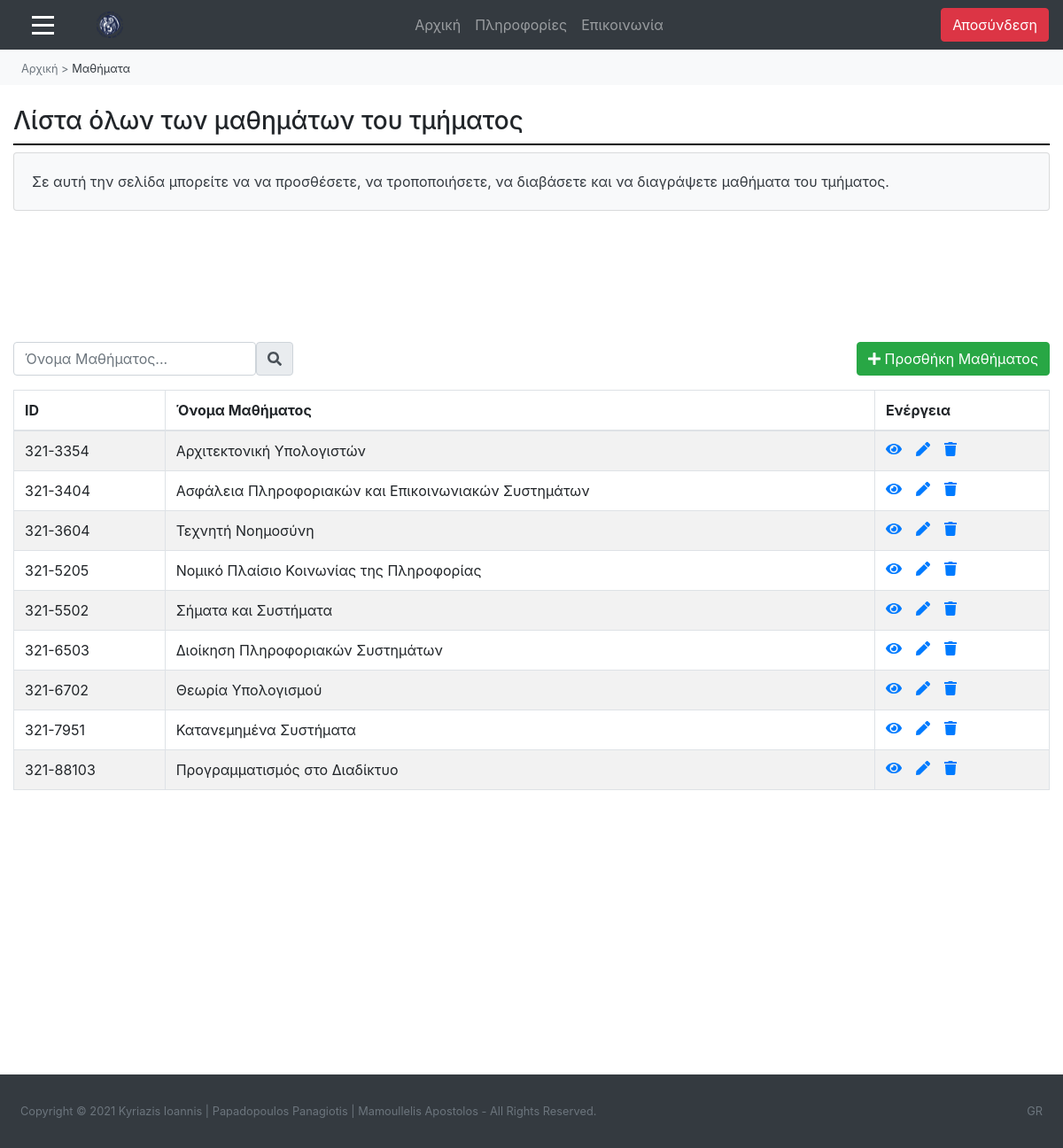
Screenshot of /ergasia-theorias/diaxeiristis-mathimata.php (signed in) with the database file from the repository.
### tables this page shows
CREATE TABLE `mathima` (
  `id_mathimatos` varchar(10) NOT NULL,
  `onoma_mathimatos` varchar(100) NOT NULL,
  `perigrafi_mathimatos` varchar(5000) DEFAULT NULL,
  `proapaitoumenamathimata` varchar(5000) DEFAULT NULL
);

### ergasia-theorias/diaxeiristis-mathimata.php (the view, shortened to what this page needs)
<html>
<head>
        <link rel="stylesheet" href="style.css"/>
		<link rel="stylesheet" href="https://maxcdn.bootstrapcdn.com/bootstrap/4.5.2/css/bootstrap.min.css">
		<link rel="stylesheet" href="https://maxcdn.bootstrapcdn.com/bootstrap/4.0.0/css/bootstrap.min.css">
		<link href="https://cdn.datatables.net/1.10.20/css/dataTables.bootstrap4.min.css" rel="stylesheet" />
</head>
<?php
 include "diaxeiristis-elegxos.php";
?>
<body>
<nav class="navbar navbar-expand-md bg-dark navbar-dark">
  <span class="" style="font-size:25px; cursor:pointer;" onclick="openNav()"><div class="symvolo-menu"></div>
																			<div class="symvolo-menu"></div>
																			<div class="symvolo-menu"></div></span>
  <a class="navbar-brand ml-5" href="diaxeiristis-arxiki.php">
	<img <img src="photos/foto_panepistimiou.png" width="30" height="30" alt="">
  </a>
  <div class="collapse navbar-collapse" id="collapse_target">
  <ul class="navbar-nav text-center w-100 justify-content-center">
    <li class="nav-item">
      <a class="nav-link" href="diaxeiristis-arxiki.php">Αρχική</a>
    </li>
	<li class="nav-item">
      <a class="nav-link" href="diaxeiristis-plirofories.php">Πληροφορίες</a>
    </li>
	<li class="nav-item">
      <a class="nav-link" href="diaxeiristis-epikoinonia.php">Επικοινωνία</a>
    </li>
  </ul>
  <ul class="nav navbar-nav ml-auto">
      <a href="logout.php" class="btn btn-danger mx-auto">
          <span class="glyphicon glyphicon-log-out"></span> Αποσύνδεση
		</a>
    </ul>
	</div>
</nav>
<nav class="nav text-dark bg-light py-2" name="navigation-menu">
	<ul class="nav pl-4">
		<li class="nav-item">
			<a href="diaxeiristis-arxiki.php" class="text-muted text-decoration-none small">Αρχική</a>
		</li>
		<li class="nav-item">
			<a class="text-muted text-decoration-none small">&nbsp;>&nbsp;</a>
		</li>
		<li class="nav-item active">
			<a class="text-dark text-decoration-none small">Μαθήματα</a>
		</li>
	</ul>
</nav>
<body>
<div class="wrapper">
<div class="container-fluid">
	<h3 class="mt-4">Λίστα όλων των μαθημάτων του τμήματος</h3>
	<div class="grammikatoapotitlo"></div>
		<div class="card bg-light text-dark">
			<div class="card-body">Σε αυτή την σελίδα μπορείτε να να προσθέσετε, να τροποποιήσετε, να διαβάσετε και να διαγράψετε μαθήματα του τμήματος.</div>
		</div>
	<div class="row">
                <div class="col-md-12">
                    <div class="mt-5 mb-3 clearfix">
						<div style="padding-top:100px;"></div>
						<div class="input-group">
							<div class="form-outline">
								<input type="text" class="form-control rounded" id="myInput" onkeyup="myFunction()" placeholder="Όνομα Μαθήματος...">
							</div>
							<span class="input-group-text" id="search-addon">
								<i class="fas fa-search"></i>
							</span>
							<a href="diaxeiristis-mathimata-prosthiki.php" class="btn btn-success ml-auto"><i class="fa fa-plus"></i> Προσθήκη Μαθήματος</a>
						</div>
                    </div>
                    <?php
                    require_once "syndesh-geniki.php";
                    $sql = "select * from mathima";
                    if($result = mysqli_query($link, $sql)){
                        if(mysqli_num_rows($result) > 0){
                            echo '<table class="table table-bordered table-striped" id="myTable">';
                                echo "<thead>";
                                    echo "<tr>";
                                        echo "<th>ID</th>";
										echo "<th>Όνομα Μαθήματος</th>";
										echo "<th>Ενέργεια</th>";
                                    echo "</tr>";
                                echo "</thead>";
                                echo "<tbody>";
                                while($row = mysqli_fetch_array($result)){
                                    echo "<tr>";
                                        echo "<td>" . $row['id_mathimatos'] . "</td>";
										echo "<td>" . $row['onoma_mathimatos'] . "</td>";
                                        echo "<td>";
                                            echo '<a href="diaxeiristis-mathimata-diavasma.php?id_mathimatos='. $row['id_mathimatos'] .'" class="mr-3" title="Δείτε Περισσότερα" data-toggle="tooltip"><span class="fa fa-eye"></span></a>';
											echo '<a href="diaxeiristis-mathimata-tropopoiisi.php?id_mathimatos='. $row['id_mathimatos'] .'" class="mr-3" title="Τροποποίηση Στοιχείων" data-toggle="tooltip"><span class="fa fa-pen"></span></a>';
											echo '<a href="diaxeiristis-mathimata-diagrafi.php?id_mathimatos='. $row['id_mathimatos'] .'" class="mr-3" title="Διαγραφή" data-toggle="tooltip"><span class="fa fa-trash"></span></a>';
                                        echo "</td>";
                                    echo "</tr>";
                                }
                                echo "</tbody>";
                            echo "</table>";
                        } else{
                            echo '<div class="alert alert-danger"><em>Δεν βρέθηκαν φοιτητές του τμήματος!</em></div>';
                        }
                    } else{
                        echo "Κάτι πήγε λάθος. Προσπαθήστε ξανα αργότερα";
                    }
                    ?>
                </div>
            </div>
		<div style="padding-top:305px;"></div>
</div>
</div>
<footer class="py-4 bg-dark mt-auto">
    <div class="container-fluid">
        <div class="d-flex small">
            <div class="text-muted p-2">Copyright © 2021 Kyriazis Ioannis | Papadopoulos Panagiotis | Mamoullelis Apostolos - All Rights Reserved.</div>
            <div class="text-muted ml-auto p-2">GR</div>
    </div>
</footer>
</body>
</html>

### ergasia-theorias/style.css (style rules this page uses)
.grammikatoapotitlo { display: block; margin-top: 0.5em; margin-bottom: 0.5em; margin-left: 0px; border-style: inset; border-width: 1px; border: 1px solid #000000; }
.symvolo-menu { width: 25px; height: 3px; background-color: white; margin: 6px 0; margin-left: 20px; }

### ergasia-theorias/diaxeiristis-mathimata.php (style rules this page uses)
.symvolo-menu { width: 25px; height: 3px; background-color: white; margin: 6px 0; margin-left: 20px; }

### rows the page displays
mathima: id_mathimatos "321-3354", onoma_mathimatos "Αρχιτεκτονική Υπολογιστών"
mathima: id_mathimatos "321-3404", onoma_mathimatos "Ασφάλεια Πληροφοριακών και Επικοινωνιακών Συστημάτων"
mathima: id_mathimatos "321-3604", onoma_mathimatos "Τεχνητή Νοημοσύνη"
mathima: id_mathimatos "321-5205", onoma_mathimatos "Νομικό Πλαίσιο Κοινωνίας της Πληροφορίας"
mathima: id_mathimatos "321-5502", onoma_mathimatos "Σήματα και Συστήματα"
mathima: id_mathimatos "321-6503", onoma_mathimatos "Διοίκηση Πληροφοριακών Συστημάτων"
mathima: id_mathimatos "321-6702", onoma_mathimatos "Θεωρία Υπολογισμού"
mathima: id_mathimatos "321-7951", onoma_mathimatos "Κατανεμημένα Συστήματα"
mathima: id_mathimatos "321-88103", onoma_mathimatos "Προγραμματισμός στο Διαδίκτυο"
